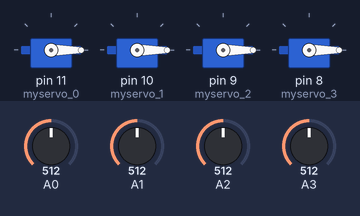
A sketch run on a simulated Arduino Uno, built with avr-gcc and run on an emulated ATmega328P. On the bench: 4 × servo. Inputs (shaded band) come from the test bench; at power-on: A0 = 512, A1 = 512, A2 = 512, A3 = 512.

Above: at 0.05 s.
Timing chart, 0 to 3.0 s (numbered marks = the images above):
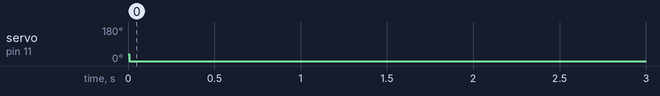

The sketch:

piano_tiles_robot.ino
```cpp
#include <Servo.h>

Servo myservo_0;
Servo myservo_1;
Servo myservo_2;
Servo myservo_3;

const int THRESHOLD = 400;
const int TAP_ANGLE = 35;
const int REST_ANGLE = 0;

void setup() {
  myservo_0.attach(11);
  myservo_1.attach(10);
  myservo_2.attach(9);
  myservo_3.attach(8);

  pinMode(A0, INPUT);
  pinMode(A1, INPUT);
  pinMode(A2, INPUT);
  pinMode(A3, INPUT);

  // Initialize all servos to resting position
  myservo_0.write(REST_ANGLE);
  myservo_1.write(REST_ANGLE);
  myservo_2.write(REST_ANGLE);
  myservo_3.write(REST_ANGLE);

  Serial.begin(9600);
}

void loop() {
  // Read sensor values (A1 and A0 are swapped to match physical stylus alignment)
  int light_0 = analogRead(A1);
  int light_1 = analogRead(A0);
  int light_2 = analogRead(A2);
  int light_3 = analogRead(A3);

  // SERVO 0
  if (light_0 > THRESHOLD) {
    myservo_0.write(TAP_ANGLE);
    delay(7);
    myservo_0.write(REST_ANGLE);
    delay(13);
  } else {
    myservo_0.write(REST_ANGLE);
  }

  // SERVO 1
  if (light_1 > THRESHOLD) {
    myservo_1.write(TAP_ANGLE);
    delay(7);
    myservo_1.write(REST_ANGLE);
    delay(13);
  } else {
    myservo_1.write(REST_ANGLE);
  }

  // SERVO 2
  if (light_2 > THRESHOLD) {
    myservo_2.write(TAP_ANGLE);
    delay(7);
    myservo_2.write(REST_ANGLE);
    delay(13);
  } else {
    myservo_2.write(REST_ANGLE);
  }

  // SERVO 3
  if (light_3 > THRESHOLD) {
    myservo_3.write(TAP_ANGLE);
    delay(7);
    myservo_3.write(REST_ANGLE);
    delay(13);
  } else {
    myservo_3.write(REST_ANGLE);
  }
}
```

Measured:
- by itself, servo on pin 11 (myservo_0): 35° → 0° at 0.01 s
